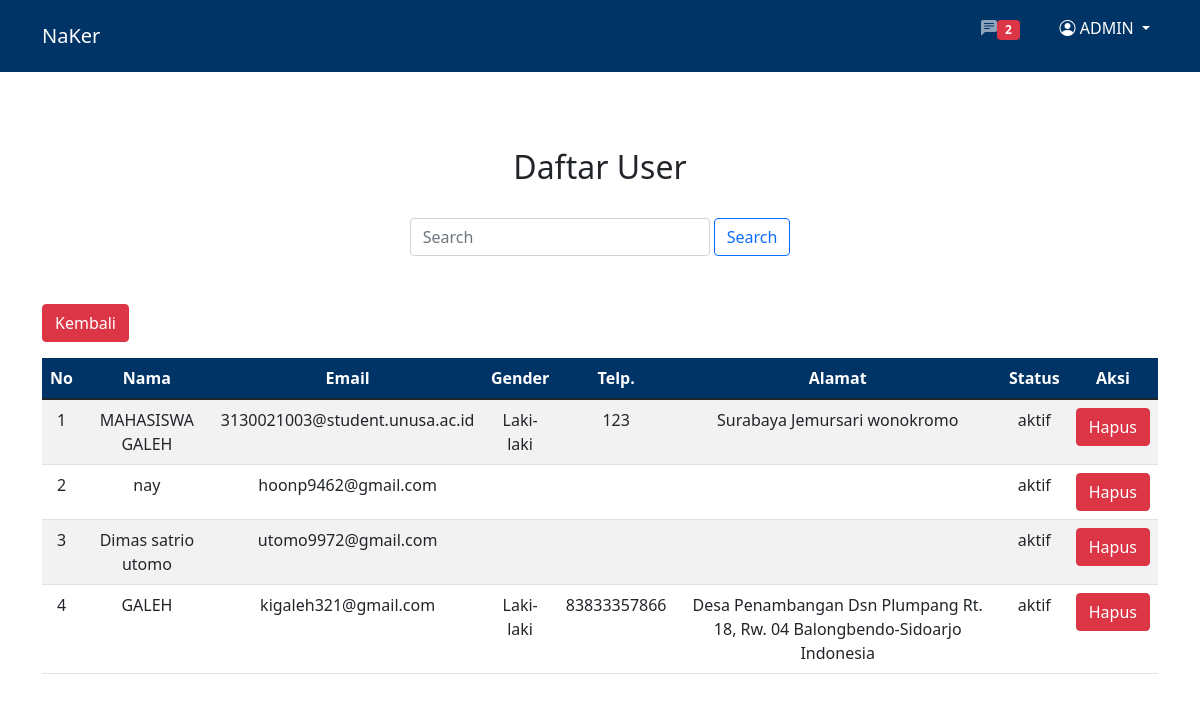
The app's page /public/admin/listUser (signed in) with its own data.
### tables this page shows
CREATE TABLE `users` (
  `id` int NOT NULL AUTO_INCREMENT,
  `name` varchar(128) DEFAULT NULL,
  `email` varchar(128) NOT NULL,
  `image` varchar(128) DEFAULT NULL,
  `password` varchar(255) NOT NULL,
  `gender` enum('Laki-laki','Perempuan','Other') DEFAULT NULL,
  `telp` varchar(20) DEFAULT NULL,
  `alamat` text,
  `role_id` int DEFAULT NULL,
  `is_active` tinyint DEFAULT NULL,
  `date_create` timestamp NULL DEFAULT CURRENT_TIMESTAMP,
  PRIMARY KEY (`id`),
  UNIQUE KEY `email` (`email`),
  KEY `fk_user_userRole` (`role_id`),
  CONSTRAINT `fk_user_userRole` FOREIGN KEY (`role_id`) REFERENCES `user_role` (`id`)
);

### app/core/Controller.php (called while the page is built, shortened)
<?php
class Controller {
    public function view($view, $data = []) {
        require_once "../app/views/" . $view . '.php';
    }
    public function model($model) {
        return new $model;
    }
}

### app/controllers/Admin.php (called while the page is built, shortened)
<?php session_start();
class Admin extends Controller {
    public function listUser() {
        $data['page'] = "List User active";
        $data['user'] = $this->model('User_model')->viewUser($_SESSION)[0];
        $data['user_data'] = $this->model('User_model')->getActiveUser();
        $data['notify'] = $this->model('Qa_model')->countNotify();
        $this->view("admin/user", $data);
    }
}

### app/core/App.php (called while the page is built, shortened)
<?php
class App {
    private $method = 'index';
    private $parameter = [];
    public function __construct() {
            $url = $this->getUrl();
        if(isset($url[0])) {
            if(file_exists('../app/controllers/' . $url[0] . '.php')) {
                unset($url[0]);
            }
        }
        $this->controller = new $this->controller;
        if(isset($url[1])) {
            if(method_exists($this->controller, $url[1])) {
                $this->method = $url[1];
            }
        }
        call_user_func_array([$this->controller, $this->method], $this->parameter);
    }
    public function getUrl() {
        if(isset($_GET['url'])) {
            $url = rtrim($_GET['url'], '/');
            $url = filter_var($url, FILTER_SANITIZE_URL);
            $url = explode('/', $url);
            return $url;
        }
    }
}

### public/index.php (called while the page is built, shortened)
<?php
$app = new App();

### app/core/Database.php (called while the page is built, shortened)
<?php
class Database {
    private $host = DB_HOST;
    private $user = DB_USER;
    private $pass = DB_PASS;
    private $db_name = DB_NAME;
    private $connect;
    private $sql;
    public function __construct() {
        $source = "mysql:host=" . $this->host . ";dbname=" . $this->db_name;
        $options = [
            PDO::ATTR_PERSISTENT => true,
            PDO::ATTR_ERRMODE => PDO::ERRMODE_EXCEPTION
        ];
        try{
            $this->connect = new PDO($source, $this->user, $this->pass, $options);
        } catch(PDOException $e) {
            die($e->getMessage());
        }
    }
    public function query($sql) {
        $this->sql = $this->connect->prepare($sql);
    }
    public function execute() {
        $this->sql->execute();
    }
    public function resultSet() {
        $this->execute();
        return $this->sql->fetchAll(PDO::FETCH_ASSOC);
    }
    public function single() {
        $this->execute();
        return $this->sql->fetch(PDO::FETCH_ASSOC);
    }
}

### app/models/Qa_model.php (called while the page is built, shortened)
<?php
class Qa_model {
    private $db;
    public function __construct()
    {
        $this->db = new Database;
    }
    public function countNotify() {
        $sql = "SELECT count(id) AS notif FROM qa WHERE answer IS NULL";
        $this->db->query($sql);
        return $this->db->single();
    }
}

### app/models/User_model.php (called while the page is built, shortened)
<?php
class User_model {
    private $db;
    public function __construct()
    {
        $this->db = new Database;
    }
    public function viewUser($data) {
        $email = $data['data']['email'];
        $sql = "SELECT * FROM users WHERE email = '$email'";
        $this->db->query($sql);
        $user = $this->db->resultSet();
        return $user;
    }
    public function getActiveUser() {
        $sql = "SELECT * FROM users WHERE role_id = 2 ORDER BY id DESC";
        $this->db->query($sql);
        $data = $this->db->resultSet();
        return $data;
    }
}

### app/views/admin/user.php (the view, shortened to what this page needs)
<nav class="navbar fixed-top navbar-expand-lg navbar-dark" style="background-color: #003366;">
  <div class="container">
    <a class="navbar-brand" href="<?= BASEURL ?>admin">NaKer</a>
      <div class="navbar-nav">
        <a class="nav-link mx-4" aria-current="page" href="<?= BASEURL ?>qa/admin"><i class="bi bi-chat-left-text-fill fa-1x"></i><span class="badge bg-danger"><?= $data['notify']['notif']; ?></span>
        </a>
        <div class="dropdown">
            <p class="nav-link active dropdown-toggle" type="button" id="dropdownMenuButton1" data-bs-toggle="dropdown" aria-expanded="false">
            <i class="bi bi-person-circle fa-1x"></i> <?= $data['user']['name']; ?>
            </p>
        </div>
      </div>
  </div>
</nav>
<div class="container" style="margin-top: 140px;">
    <div class="row justify-content-center">
        <div class="col-md-12 mt-2 text-center">
            <h2>Daftar User</h2>
        </div>
        <div class="col-md-12">
        <form action="<?= BASEURL ?>admin/cariUser/#here" method="POST" class="d-flex justify-content-center mt-4">
                <input class="form-control me-1" type="search" name="keyword" placeholder="Search" aria-label="Search" style="width: 300px; caret-color: #003366;" autocomplete="off" autofocus>
                <button id="here" class="btn btn-outline-primary" type="submit" name="submit">Search</button>
            </form>
        </div>
        <div class="col-md-12 mt-5">
            <a href="<?= BASEURL ?>admin"><button class="btn btn-danger">Kembali</button></a>
        </div>
    </div>
</div>
<div class="container mt-3 table-responsive mb-1">
    <div class="row justify-content-center">
        <div class="col-md-12">
            <table class="table table-hover table-striped">
                <thead class="text-center" style="background-color: #003366; color:white;">
                    <th>No</th>
                    <th>Nama</th>
                    <th>Email</th>
                    <th>Gender</th>
                    <th>Telp.</th>
                    <th>Alamat</th>
                    <th>Status</th>
                    <th>Aksi</th>
                </thead>
                <tbody class="text-center">
                    <?php $no = 1; ?>
                    <?php foreach($data['user_data'] as $d) : ?>
                    <tr>
                        <td><?= $no; ?></td>
                        <td><?= $d['name']; ?></td>
                        <td><?= $d['email']; ?></td>
                        <td><?= $d['gender']; ?></td>
                        <td><?= $d['telp']; ?></td>
                        <td><?= $d['alamat']; ?></td>
                        <td><?= ($d['is_active'] == 1) ? 'aktif' : 'tidak aktif'; ?></td>
                        <td><a href="<?= BASEURL ?>admin/deleteUser/<?= $d['id'] ?>"><button class="btn btn-danger" onclick="return confirm('Apakah anda yakin ingin menghapus user?')">Hapus</button></a></td>
                    </tr>
                        <?php $no++; endforeach; ?>
                </tbody>
            </table>
        </div>
    </div>
</div>

### records on screen
users: name "ADMIN"
users: name "MAHASISWA GALEH", email "3130021003@student.unusa.ac.id", gender "Laki-laki", telp "123", alamat "Surabaya Jemursari wonokromo", is_active "aktif"
users: name "nay", email "hoonp9462@gmail.com", is_active "aktif"
users: name "Dimas satrio utomo", email "utomo9972@gmail.com", is_active "aktif"
users: name "GALEH", email "kigaleh321@gmail.com", gender "Laki-laki", telp "83833357866", alamat "Desa Penambangan Dsn Plumpang Rt. 18, Rw. 04 Balongbendo-Sidoarjo Indonesia", is_active "aktif"

### other values on screen
$data['notify']['notif'] "2"
